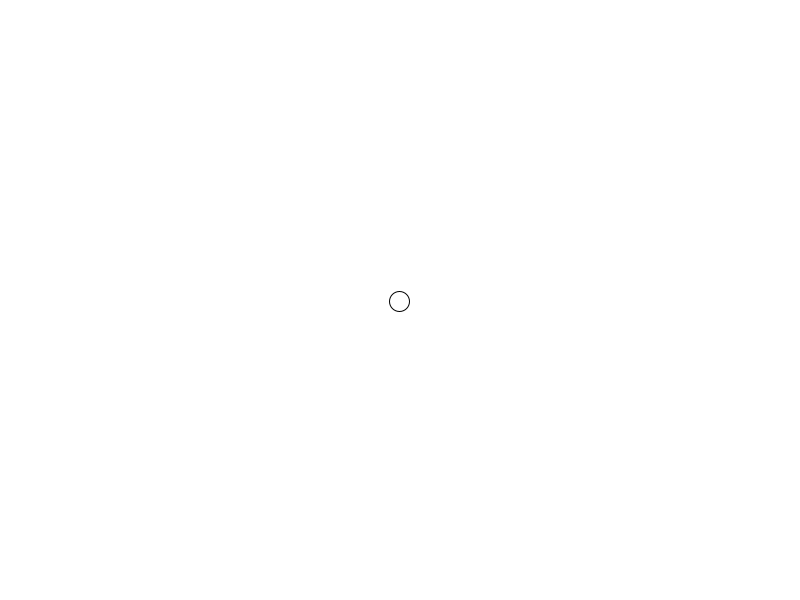
Frame 1 (no input)
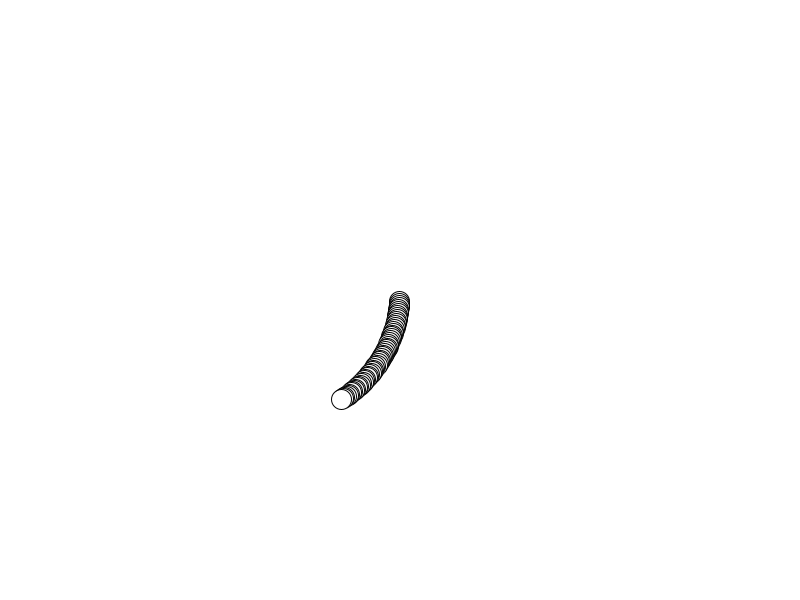
Frame 60 (the mouse pressed at the canvas centre just before this capture)
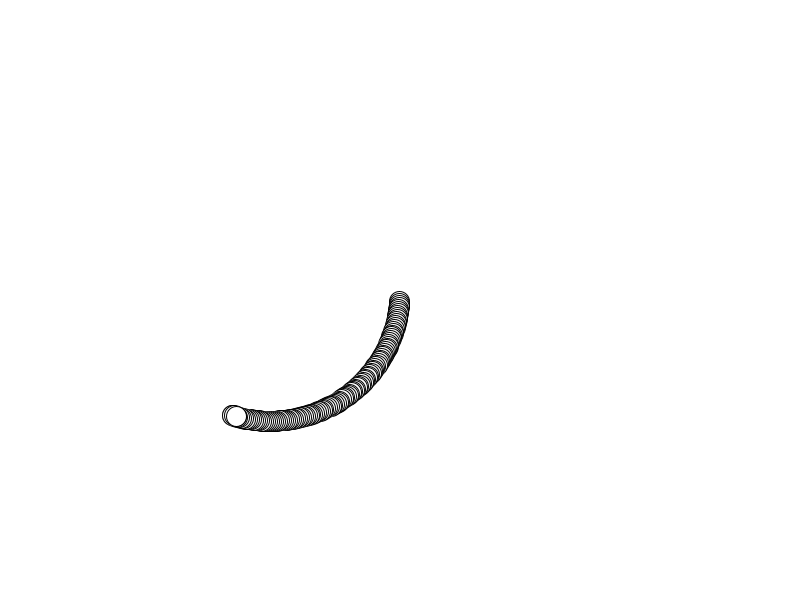
Frame 120 (the mouse held since frame 60 and released just before this capture)

The Processing sketch that drew these frames (run headless with seeded random() and noise(); from frame 60 on, the mouse is pressed at the canvas centre):

// Processing sketch: diagramas_01
// ── diagramas_01.pde

Caminante c;

void setup(){
  size( 800 , 600 );
  c = new Caminante();
  background( 255 );
}
void draw(){
  
  //c.monitor();
  c.mover();
  c.dibujar();
}

// ── Caminante.pde


class Caminante {

  float x, y;
  float dir, vel;

  float variacion;
  
  int cuenta;

  float t = 20;
  float paso = 4;
  String estado;

  Caminante() {
    x = width/2;
    y = height/2;
    vel = 2;
    variacion = radians( random(-3, 3) );
    dir = random( radians( 360 ));
    estado = "avanzar";
    cuenta = int( random( 60 , 120 ));
  }

  void dibujar() {
    ellipse( x, y, t, t );
  }

  void monitor() {
    println( estado );
  }

  void mover() {


    if ( estado.equals("avanzar") ) {
      dir+=variacion;

      float dx = vel * cos( dir );
      float dy = vel * sin( dir );

      x += dx;
      y += dy;
      cuenta --;
      if( cuenta<=0 ||
      x<100 || x>700 || y<100 || y>500
      ){
        estado = "cambiar";
      }
    } else if ( estado.equals("cambiar") ) {
      dir += radians( random( 160 , 200 ) );
      variacion = radians( random(-3, 3) );
      cuenta = int( random( 20 , 220 ));
      estado = "avanzar";
    }
  }
}
